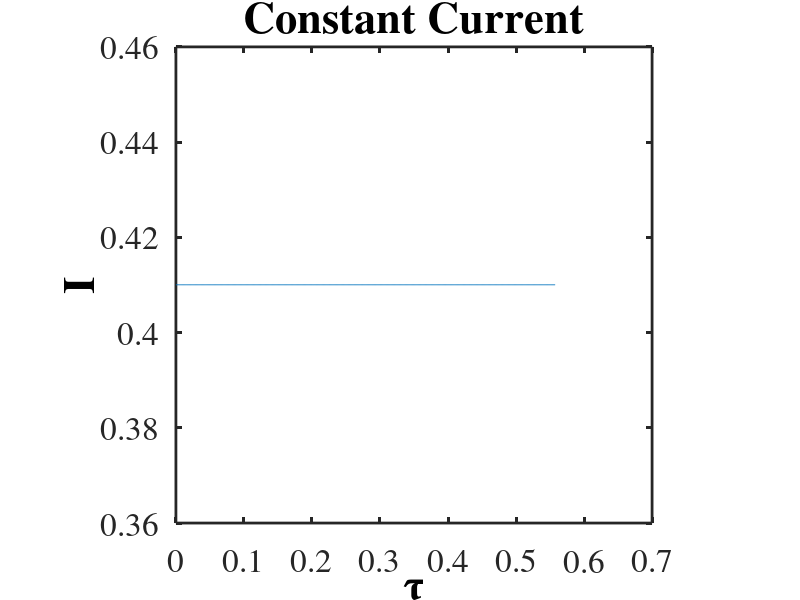
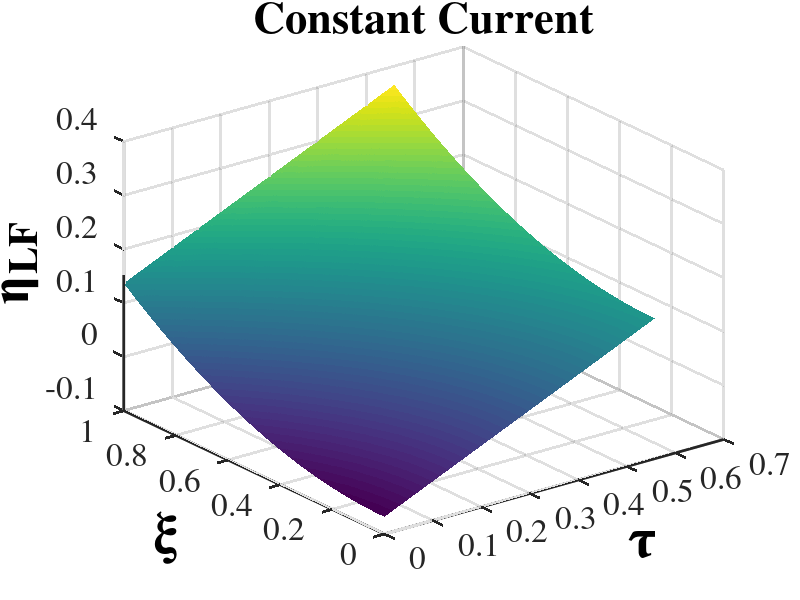
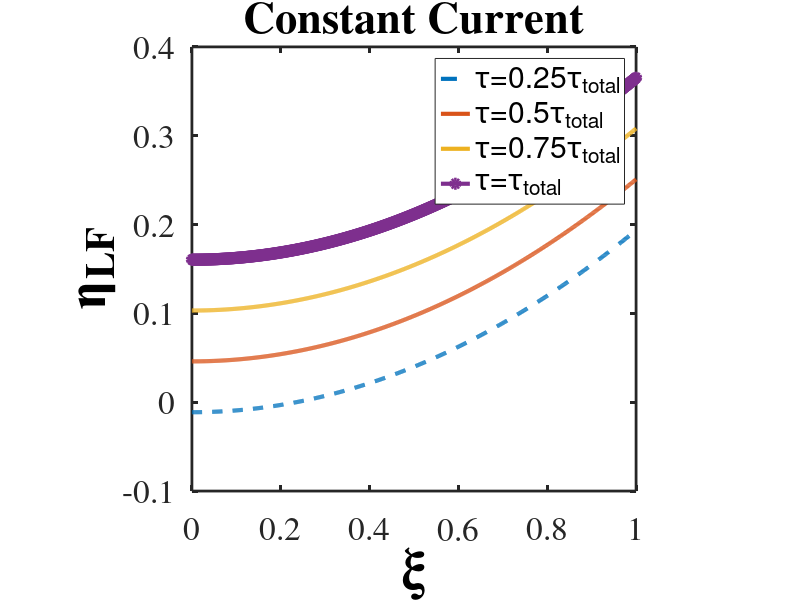

The MATLAB source for these figures, in order: (Note: this script raises an error after producing the figures.)
%%%%%%%%%%%%%%%%%%%%%%%%%%%%%%%%%%%%%%%%%%%%%%%
%%% Script to solve the simple example
%%%     for model inadequecy
%%%%%%%%%%%%%%%%%%%%%%%%%%%%%%%%%%%%%%%%%%
clear all
close all


%% Parameters
kappa = 0.0195174;   %--- sec/m
sigma = 52.1;   %--- sec/m
gamma = kappa/sigma;
L = 50e-6;  %--- m
C = 0.03134;  %--- F/m2
a = 4.19956e7/C;   %--- m
V0 = 1.25;   %--- volt
Iunscaled = 200;   %--- Amp/m^2
Ls = 25e-6;  %--- m
kappa_s = 0.0311627;   %--- sec/m

Nt = 700;  %--- number of time steps
Nx = 700;  %--- number of space steps 

%% Domain
t = linspace(0,3 , Nt);  %--- sec
x = linspace(0,L , Nx);

% convert to nondimesional values
tau = (kappa*sigma/(kappa+sigma))*(1/(a*C*L^2)) .* t;
xi = x ./ L;
Nxi = Nx ; Ntau = Nt;

%% Applied Current
t_conv = a*C*L^2*(kappa+sigma)/(kappa*sigma);

I = (Iunscaled*(L/V0)*((kappa+sigma)/(sigma*kappa))) * ones(1,Nt);

figure(1)
plot(tau,I);
axis square
set(gca,'LineWidth',2,'FontSize',24,'FontWeight','normal','FontName','Times')
set(get(gca,'XLabel'),'String','\tau','FontSize',32,'FontWeight','bold','FontName','Times')
set(get(gca,'YLabel'),'String','I','FontSize',32,'FontWeight','bold','FontName','Times')
set(gcf,'Position',[1 1 round(1000) round(1000)])
set(get(gca,'Title'),'String','Constant Current','FontSize',32,'FontWeight','bold','FontName','Times')


%%========================================================
%% Solution of LF model
eta_bar = tau.*I;

for i = 1 : size(tau,2) % time
    for j = 1 : size(xi,2) % space
        etaLF(j,i) = (I(i)/2)*xi(j)^2 - ((I(i)*gamma)/(1+gamma))*xi(j) + eta_bar(i) - I(i)/6 + (I(i)*gamma)/(2*I(i)+2*gamma);
    end
end

figure
surf(tau, xi, etaLF,'EdgeColor','none')
% axis square
set(gca,'LineWidth',2,'FontSize',24,'FontWeight','normal','FontName','Times')
set(get(gca,'XLabel'),'String','\tau','FontSize',42,'FontWeight','bold','FontName','Times')
set(get(gca,'YLabel'),'String','\xi','FontSize',42,'FontWeight','bold','FontName','Times')
set(get(gca,'ZLabel'),'String','{\eta}_{LF}','FontSize',42,'FontWeight','bold','FontName','Times')
set(get(gca,'Title'),'String','Constant Current','FontSize',32,'FontWeight','bold','FontName','Times')
set(gcf,'Position',[1 1 round(1000) round(1000)])

figure
plot(xi,etaLF(:,Nt*0.25),'--','LineWidth',3); hold on
plot(xi,etaLF(:,Nt*0.5),'LineWidth',3);
plot(xi,etaLF(:,Nt*0.75),'LineWidth',3);
plot(xi,etaLF(:,Nt*1),'-o','LineWidth',3);
legend('\tau=0.25\tau_{total}', '\tau=0.5\tau_{total}', '\tau=0.75\tau_{total}','\tau=\tau_{total}')
axis square
set(gca,'LineWidth',2,'FontSize',24,'FontWeight','normal','FontName','Times')
set(get(gca,'XLabel'),'String','\xi','FontSize',42,'FontWeight','bold','FontName','Times')
set(get(gca,'YLabel'),'String','{\eta}_{LF}','FontSize',42,'FontWeight','bold','FontName','Times')
set(get(gca,'Title'),'String','Constant Current','FontSize',32,'FontWeight','bold','FontName','Times')
set(gcf,'Position',[1 1 round(1000) round(1000)])

%%========================================================
%% Solution of HF model
% 
% % computing Neumann BCs:
%-- alpha at xi=0
alpha = -I.*(gamma/(1+gamma));
%-- beta at xi=1
beta  =  I.*(1/(1+gamma));

% solving HF pde+bc using finite difference
etaHF = HFm_evolution(tau(1),tau(end),xi(1),xi(end), Ntau,Nxi, zeros(Nxi,Ntau), alpha, beta);

figure
surf(tau, xi, etaHF,'EdgeColor','none')
% axis square
set(gca,'LineWidth',2,'FontSize',24,'FontWeight','normal','FontName','Times')
set(get(gca,'XLabel'),'String','\tau','FontSize',32,'FontWeight','bold','FontName','Times')
set(get(gca,'YLabel'),'String','\xi','FontSize',32,'FontWeight','bold','FontName','Times')
set(get(gca,'ZLabel'),'String','{\eta}_{HF}','FontSize',32,'FontWeight','bold','FontName','Times')
set(get(gca,'Title'),'String','Constant Current','FontSize',32,'FontWeight','bold','FontName','Times')
set(gcf,'Position',[1 1 round(1000) round(1000)])

figure
plot(xi,etaHF(:,Nt*0.25),'--','LineWidth',3); hold on
plot(xi,etaHF(:,Nt*0.5),'LineWidth',3);
plot(xi,etaHF(:,Nt*0.75),'LineWidth',3);
plot(xi,etaHF(:,Nt*1),'-o','LineWidth',3);
legend('\tau=0.25\tau_{total}', '\tau=0.5\tau_{total}', '\tau=0.75\tau_{total}','\tau=\tau_{total}')
axis square
set(gca,'LineWidth',2,'FontSize',24,'FontWeight','normal','FontName','Times')
set(get(gca,'XLabel'),'String','\xi','FontSize',42,'FontWeight','bold','FontName','Times')
set(get(gca,'YLabel'),'String','{\eta}_{HF}','FontSize',42,'FontWeight','bold','FontName','Times')
set(get(gca,'Title'),'String','Constant Current','FontSize',32,'FontWeight','bold','FontName','Times')
set(gcf,'Position',[1 1 round(1000) round(1000)])

%%========================================================
%% Error evolution = HF model - LF model

eps_exact = etaHF - etaLF;

figure
surf(tau, xi, eps_exact,'EdgeColor','none')
% axis square
set(gca,'LineWidth',2,'FontSize',24,'FontWeight','normal','FontName','Times')
set(get(gca,'XLabel'),'String','\tau','FontSize',32,'FontWeight','bold','FontName','Times')
set(get(gca,'YLabel'),'String','\xi','FontSize',32,'FontWeight','bold','FontName','Times')
set(get(gca,'ZLabel'),'String','\epsilon_{exact}','FontSize',32,'FontWeight','bold','FontName','Times')
set(get(gca,'Title'),'String','Constant Current','FontSize',32,'FontWeight','bold','FontName','Times')
set(gcf,'Position',[1 1 round(1000) round(1000)])

figure
plot(xi,eps_exact(:,Nt*0.25),'--','LineWidth',3); hold on
plot(xi,eps_exact(:,Nt*0.5),'LineWidth',3);
plot(xi,eps_exact(:,Nt*0.75),'LineWidth',3);
plot(xi,eps_exact(:,Nt*1),'-o','LineWidth',3);
legend('\tau=0.25\tau_{total}', '\tau=0.5\tau_{total}', '\tau=0.75\tau_{total}','\tau=\tau_{total}')
axis square
set(gca,'LineWidth',2,'FontSize',24,'FontWeight','normal','FontName','Times')
set(get(gca,'XLabel'),'String','\xi','FontSize',42,'FontWeight','bold','FontName','Times')
set(get(gca,'YLabel'),'String','\epsilon_{exact}','FontSize',42,'FontWeight','bold','FontName','Times')
set(get(gca,'Title'),'String','Constant Current','FontSize',32,'FontWeight','bold','FontName','Times')
set(gcf,'Position',[1 1 round(1000) round(1000)])



%%========================================================
%% Solution of Error evolution (Paraboloc Equation Finite Difference)

% compute local residual
%dI_dtau = omega*t_conv*Im*cos(omega*t_conv.*tau);
dI_dtau = zeros(Nt,1);

for i = 1 : size(tau,2) % time
    for j = 1 : size(xi,2) % space
        rho(j,i) = dI_dtau(i)*( 0.5*xi(j)^2 - 1/6 - gamma*xi(j)/(1+gamma) + gamma/(2+2*gamma) );
    end
end

figure
surf(tau, xi,rho,'EdgeColor','none')
set(gca,'LineWidth',2,'FontSize',24,'FontWeight','normal','FontName','Times')
set(get(gca,'XLabel'),'String','\tau','FontSize',42,'FontWeight','bold','FontName','Times')
set(get(gca,'YLabel'),'String','\xi','FontSize',42,'FontWeight','bold','FontName','Times')
set(get(gca,'ZLabel'),'String','\rho','FontSize',42,'FontWeight','bold','FontName','Times')
set(get(gca,'Title'),'String','Constant Current','FontSize',32,'FontWeight','bold','FontName','Times')
set(gcf,'Position',[1 1 round(1000) round(1000)])

figure
plot(xi,rho(:,Nt*0.25),'--','LineWidth',3); hold on
plot(xi,rho(:,Nt*0.5),'LineWidth',3);
plot(xi,rho(:,Nt*0.75),'LineWidth',3);
plot(xi,rho(:,Nt*1),'-o','LineWidth',3);
legend('\tau=0.25\tau_{total}', '\tau=0.5\tau_{total}', '\tau=0.75\tau_{total}','\tau=\tau_{total}')
axis square
set(gca,'LineWidth',2,'FontSize',24,'FontWeight','normal','FontName','Times')
set(get(gca,'XLabel'),'String','\xi','FontSize',42,'FontWeight','bold','FontName','Times')
set(get(gca,'YLabel'),'String','{\rho}','FontSize',42,'FontWeight','bold','FontName','Times')
set(get(gca,'Title'),'String','Constant Current','FontSize',32,'FontWeight','bold','FontName','Times')
set(gcf,'Position',[1 1 round(1000) round(1000)])

% % compute IC: epsilon(tau=0) = etaHF(tau=0) - etaLF(tau=0): vector 1*Nx
etaHF(1:Nx,1) = 0;
ICond = etaHF(:,1) - etaLF(:,1);

% % compute BCs: 
% %-- deta/dxi = alpha  at xi=0
alpha_error = zeros(1,Nt);
 
% %-- deta/dxi = alpha  at xi=1
beta_error = zeros(1,Nt);


% compute evolution of error
epsilon = error_evolution(tau(1),tau(end),xi(1),xi(end), Ntau,Nxi, rho, ICond, alpha_error, beta_error);

figure
surf(tau, xi,epsilon,'EdgeColor','none')
% axis square
set(gca,'LineWidth',2,'FontSize',24,'FontWeight','normal','FontName','Times')
set(get(gca,'XLabel'),'String','\tau','FontSize',42,'FontWeight','bold','FontName','Times')
set(get(gca,'YLabel'),'String','\xi','FontSize',42,'FontWeight','bold','FontName','Times')
set(get(gca,'ZLabel'),'String','\epsilon','FontSize',42,'FontWeight','bold','FontName','Times')
set(get(gca,'Title'),'String','Constant Current','FontSize',32,'FontWeight','bold','FontName','Times')
set(gcf,'Position',[1 1 round(1000) round(1000)])

figure
plot(xi,epsilon(:,Nt*0.25),'--','LineWidth',3); hold on
plot(xi,epsilon(:,Nt*0.5),'LineWidth',3);
plot(xi,epsilon(:,Nt*0.75),'LineWidth',3);
plot(xi,epsilon(:,Nt*1),'-o','LineWidth',3);
legend('\tau=0.25\tau_{total}', '\tau=0.5\tau_{total}', '\tau=0.75\tau_{total}','\tau=\tau_{total}')
axis square
set(gca,'LineWidth',2,'FontSize',24,'FontWeight','normal','FontName','Times')
set(get(gca,'XLabel'),'String','\xi','FontSize',42,'FontWeight','bold','FontName','Times')
set(get(gca,'YLabel'),'String','{\epsilon}','FontSize',42,'FontWeight','bold','FontName','Times')
set(get(gca,'Title'),'String','Constant Current','FontSize',32,'FontWeight','bold','FontName','Times')
set(gcf,'Position',[1 1 round(1000) round(1000)])


%%========================================================
%% Computing Vcell
etaHF_xi0 = etaHF(1,:);
etaHF_xi1 = etaHF(end,:);
etaLF_xi0 = etaLF(1,:);
etaLF_xi1 = etaLF(end,:);

V_elecHF = ((1+2*gamma)/(1+gamma))*etaHF_xi1 - (gamma/(1+gamma))*etaHF_xi0 - (gamma/(1+gamma)^2)*I;
V_elecLF = ((1+2*gamma)/(1+gamma))*etaLF_xi1 - (gamma/(1+gamma))*etaLF_xi0 - (gamma/(1+gamma)^2)*I;


B = (Ls/kappa_s)*(kappa*sigma/(L*(kappa+sigma)));

V_cellHF = 1 - 0.5*B*I - V_elecHF;
V_cellLF = 1 - 0.5*B*I - V_elecLF;


figure
plot(tau,V_cellHF,'--','LineWidth',3); hold on
plot(tau,V_cellLF,'LineWidth',3); hold on
legend('HF model', 'LF model')
axis square
set(gca,'LineWidth',2,'FontSize',24,'FontWeight','normal','FontName','Times')
set(get(gca,'XLabel'),'String','\tau','FontSize',42,'FontWeight','bold','FontName','Times')
set(get(gca,'YLabel'),'String','V^*_{cell}','FontSize',42,'FontWeight','bold','FontName','Times')
set(get(gca,'Title'),'String','Constant Current','FontSize',32,'FontWeight','bold','FontName','Times')
set(gcf,'Position',[1 1 round(1000) round(1000)])

